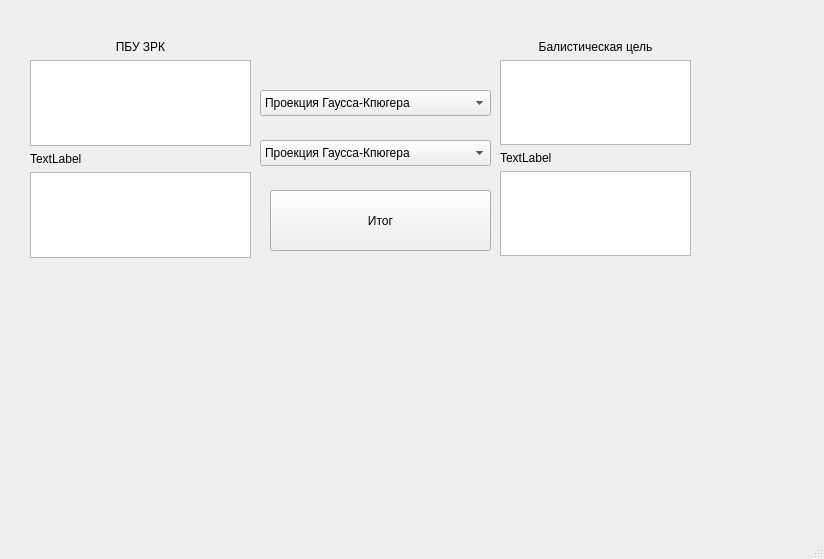
<?xml version="1.0" encoding="UTF-8"?>
<ui version="4.0">
 <class>MainWindow</class>
 <widget class="QMainWindow" name="MainWindow">
  <property name="geometry">
   <rect>
    <x>0</x>
    <y>0</y>
    <width>824</width>
    <height>559</height>
   </rect>
  </property>
  <property name="windowTitle">
   <string>MainWindow</string>
  </property>
  <widget class="QWidget" name="centralwidget">
   <widget class="QWidget" name="verticalLayoutWidget">
    <property name="geometry">
     <rect>
      <x>30</x>
      <y>40</y>
      <width>221</width>
      <height>218</height>
     </rect>
    </property>
    <layout class="QVBoxLayout" name="verticalLayout">
     <item>
      <widget class="QLabel" name="label">
       <property name="text">
        <string>ПБУ ЗРК</string>
       </property>
       <property name="alignment">
        <set>Qt::AlignCenter</set>
       </property>
      </widget>
     </item>
     <item>
      <widget class="QTextEdit" name="textEdit"/>
     </item>
     <item>
      <widget class="QLabel" name="label_4">
       <property name="text">
        <string>TextLabel</string>
       </property>
      </widget>
     </item>
     <item>
      <widget class="QTextEdit" name="textEdit_2"/>
     </item>
    </layout>
   </widget>
   <widget class="QComboBox" name="comboBox">
    <property name="geometry">
     <rect>
      <x>260</x>
      <y>90</y>
      <width>231</width>
      <height>26</height>
     </rect>
    </property>
    <item>
     <property name="text">
      <string>Проекция Гаусса-Кпюгера</string>
     </property>
    </item>
    <item>
     <property name="text">
      <string>Г.к. (градусы и доли градуса)</string>
     </property>
    </item>
    <item>
     <property name="text">
      <string>Г.к. (градусы, минуты, секунды)</string>
     </property>
    </item>
    <item>
     <property name="text">
      <string>Г.к. (радианы)</string>
     </property>
    </item>
   </widget>
   <widget class="QWidget" name="verticalLayoutWidget_2">
    <property name="geometry">
     <rect>
      <x>500</x>
      <y>40</y>
      <width>191</width>
      <height>216</height>
     </rect>
    </property>
    <layout class="QVBoxLayout" name="verticalLayout_3">
     <item>
      <widget class="QLabel" name="label_3">
       <property name="text">
        <string>Балистическая цель</string>
       </property>
       <property name="alignment">
        <set>Qt::AlignCenter</set>
       </property>
      </widget>
     </item>
     <item>
      <widget class="QTextEdit" name="textEdit_5"/>
     </item>
     <item>
      <widget class="QLabel" name="label_5">
       <property name="text">
        <string>TextLabel</string>
       </property>
      </widget>
     </item>
     <item>
      <widget class="QTextEdit" name="textEdit_6"/>
     </item>
    </layout>
   </widget>
   <widget class="QPushButton" name="pushButton">
    <property name="geometry">
     <rect>
      <x>270</x>
      <y>190</y>
      <width>221</width>
      <height>61</height>
     </rect>
    </property>
    <property name="text">
     <string>Итог</string>
    </property>
   </widget>
   <widget class="QComboBox" name="comboBox_2">
    <property name="geometry">
     <rect>
      <x>260</x>
      <y>140</y>
      <width>231</width>
      <height>26</height>
     </rect>
    </property>
    <item>
     <property name="text">
      <string>Проекция Гаусса-Кпюгера</string>
     </property>
    </item>
    <item>
     <property name="text">
      <string>Г.к. (градусы и доли градуса)</string>
     </property>
    </item>
    <item>
     <property name="text">
      <string>Г.к. (градусы, минуты, секунды)</string>
     </property>
    </item>
    <item>
     <property name="text">
      <string>Г.к. (радианы)</string>
     </property>
    </item>
   </widget>
  </widget>
  <widget class="QStatusBar" name="statusbar"/>
 </widget>
 <resources/>
 <connections/>
</ui>
